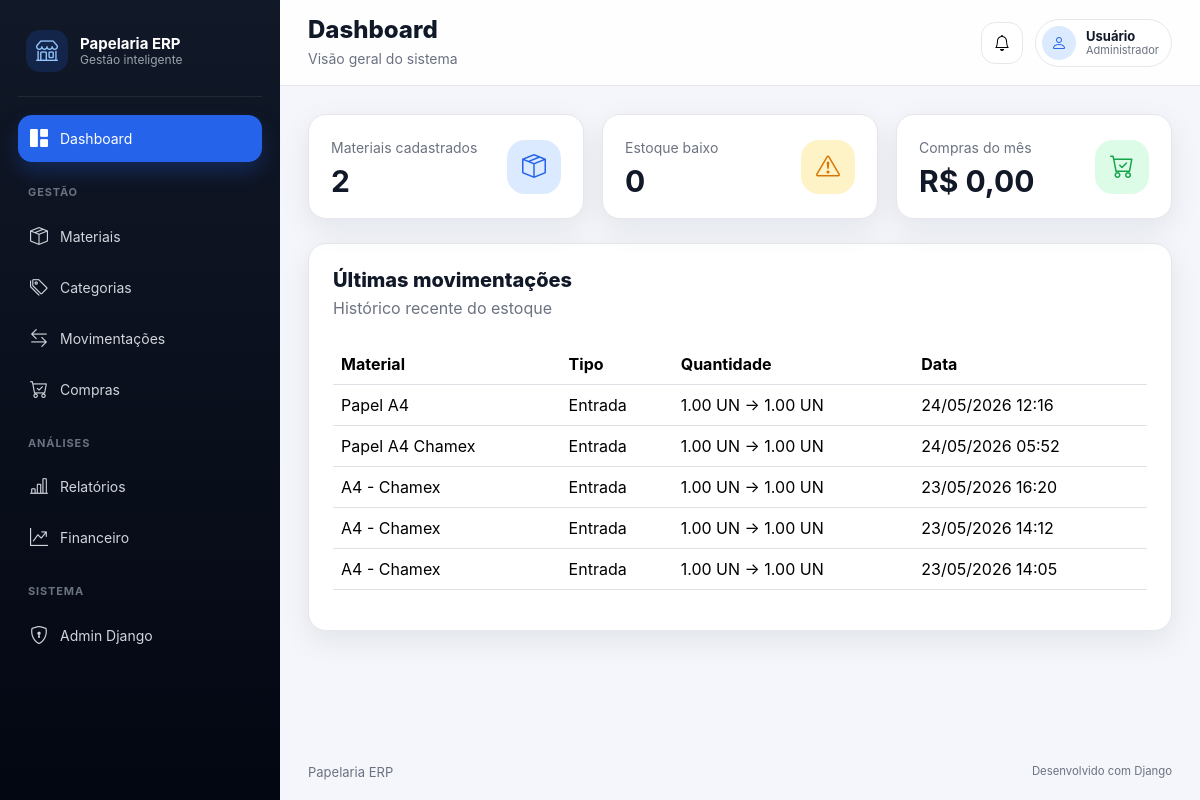
The page / on the database its author committed.
### apps/inventory/models/stock_movement.py (models this page shows, shortened)
class StockMovement(BaseModel):
    material = models.ForeignKey(
        Material,
        on_delete=models.PROTECT,
        related_name="movements",
        verbose_name="Material",
    )
    movement_type = models.CharField(
        max_length=20,
        choices=MovementType.choices,
        verbose_name="Tipo de movimentação",
    )
    purchase_quantity = models.DecimalField(
        max_digits=10,
        decimal_places=2,
        verbose_name="Quantidade comprada",
    )
    purchase_unit = models.ForeignKey(
        UnitOfMeasure,
        on_delete=models.PROTECT,
        related_name="purchase_movements",
        verbose_name="Unidade comprada",
    )
    converted_quantity = models.DecimalField(
        max_digits=10,
        decimal_places=2,
        verbose_name="Quantidade convertida",
    )
    stock_unit = models.ForeignKey(
        UnitOfMeasure,
        on_delete=models.PROTECT,
        related_name="stock_movements",
        verbose_name="Unidade de estoque",
    )
    previous_stock = models.DecimalField(
        max_digits=10,
        decimal_places=2,
        verbose_name="Estoque anterior",
    )
    new_stock = models.DecimalField(
        max_digits=10,
        decimal_places=2,
        verbose_name="Novo estoque",
    )
    notes = models.TextField(
        blank=True,
        null=True,
        verbose_name="Observações",
    )
    class Meta:
        verbose_name = "Movimentação de estoque"
        verbose_name_plural = "Movimentações de estoque"
        ordering = ["-created_at"]

### apps/inventory/models/material.py (models this page shows, shortened)
class Material(BaseModel):
    name = models.CharField(
        max_length=150,
        verbose_name="Nome",
    )
    category = models.ForeignKey(
        Category,
        on_delete=models.PROTECT,
        related_name="materials",
        verbose_name="Categoria",
    )
    supplier = models.ForeignKey(
        Supplier,
        on_delete=models.SET_NULL,
        related_name="materials",
        blank=True,
        null=True,
        verbose_name="Fornecedor",
    )
    description = models.TextField(
        blank=True,
        null=True,
        verbose_name="Descrição",
    )
    material_type = models.CharField(
        max_length=20,
        choices=MaterialType.choices,
        default=MaterialType.SIMPLE,
        verbose_name="Tipo de material",
    )
    purchase_unit = models.ForeignKey(
        UnitOfMeasure,
        on_delete=models.PROTECT,
        related_name="materials_as_purchase_unit",
        verbose_name="Unidade de compra",
    )
    stock_unit = models.ForeignKey(
        UnitOfMeasure,
        on_delete=models.PROTECT,
        related_name="materials_as_stock_unit",
        verbose_name="Unidade de estoque",
    )
    conversion_factor = models.DecimalField(
        max_digits=10,
        decimal_places=2,
        default=1,
        verbose_name="Fator de conversão",
        help_text="Quantidade da unidade de estoque gerada por 1 unidade de compra.",
    )
    current_stock = models.DecimalField(
        max_digits=10,
        decimal_places=2,
        default=0,
        verbose_name="Estoque atual",
        help_text="Estoque armazenado sempre na unidade de estoque.",
    )
    minimum_stock = models.DecimalField(
        max_digits=10,
        decimal_places=2,
        default=0,
        verbose_name="Estoque mínimo",
        help_text="Estoque mínimo na unidade de estoque.",
    )
    cost_price = models.DecimalField(
        max_digits=10,
        decimal_places=2,
        default=0,
        verbose_name="Preço de custo",
        help_text="Preço de custo por unidade de compra.",
    )
    class Meta:
        verbose_name = "Material"
        verbose_name_plural = "Materiais"
        ordering = ["name"]
    @property
    def is_low_stock(self):
        return self.current_stock <= self.minimum_stock

### apps/inventory/models/unit_of_measure.py (models this page shows)
class UnitOfMeasure(BaseModel):
    name = models.CharField(
        max_length=100,
        unique=True,
        verbose_name="Nome",
    )
    abbreviation = models.CharField(
        max_length=20,
        unique=True,
        verbose_name="Abreviação",
    )
    unit_type = models.CharField(
        max_length=20,
        choices=UnitType.choices,
        default=UnitType.UNIT,
        verbose_name="Tipo",
    )
    description = models.TextField(
        blank=True,
        null=True,
        verbose_name="Descrição",
    )
    class Meta:
        verbose_name = "Unidade de medida"
        verbose_name_plural = "Unidades de medida"
        ordering = ["name"]
    def __str__(self):
        return self.abbreviation

### apps/core/views/home_view.py (the view)
# urls.py: path("", home_view, name="home"),
def home_view(request):
    context = get_dashboard_metrics()
    return render(
        request,
        "core/home.html",
        context,
    )

### apps/core/models/base.py (called while the page is built)
    def get_queryset(self):
        return super().get_queryset().filter(is_active=True)

### apps/inventory/selectors/dashboard_selector.py (called while the page is built)
def get_dashboard_metrics():
    total_materials = Material.active_objects.count()
    low_stock_count = len([
        material
        for material in Material.active_objects.all()
        if material.is_low_stock
    ])
    recent_movements = (
        StockMovement.objects
        .select_related("material")
        .order_by("-created_at")[:5]
    )
    return {
        "total_materials": total_materials,
        "low_stock_count": low_stock_count,
        "recent_movements": recent_movements,
    }

### apps/core/templates/core/home.html (shortened to what this page needs)
{% extends "core/base.html" %}
{% block content %}
<div class="dashboard-grid">
    <div class="metric-card">
        <div>
            <span class="metric-label">Materiais cadastrados</span>
            <strong class="metric-value">{{ total_materials }}</strong>
        </div>
        <div class="metric-icon">
            <i class="bi bi-box-seam"></i>
        </div>
    </div>
    <div class="metric-card">
        <div>
            <span class="metric-label">Estoque baixo</span>
            <strong class="metric-value">{{ low_stock_count }}</strong>
        </div>
        <div class="metric-icon warning">
            <i class="bi bi-exclamation-triangle"></i>
        </div>
    </div>
    <div class="metric-card">
        <div>
            <span class="metric-label">Compras do mês</span>
            <strong class="metric-value">R$ 0,00</strong>
        </div>
        <div class="metric-icon success">
            <i class="bi bi-cart-check"></i>
        </div>
    </div>
</div>
<div class="content-card mt-4">
    <div class="content-card-header">
        <div>
            <h2>Últimas movimentações</h2>
            <p>Histórico recente do estoque</p>
        </div>
    </div>
    <div class="table-responsive mt-4">
        <table class="table align-middle">
            <thead>
                <tr>
                    <th>Material</th>
                    <th>Tipo</th>
                    <th>Quantidade</th>
                    <th>Data</th>
                </tr>
            </thead>
            <tbody>
                {% for movement in recent_movements %}
                    <tr>
                        <td>{{ movement.material.name }}</td>
                        <td>
                            {{ movement.get_movement_type_display }}
                        </td>
                        <td>
                            {{ movement.purchase_quantity }}
                            {{ movement.purchase_unit }}
                            →
                            {{ movement.converted_quantity }}
                            {{ movement.stock_unit }}
                        </td>
                        <td>
                            {{ movement.created_at|date:"d/m/Y H:i" }}
                        </td>
                    </tr>
                {% empty %}
                    <tr>
                        <td colspan="4">
                            Nenhuma movimentação encontrada.
                        </td>
                    </tr>
                {% endfor %}
            </tbody>
        </table>
    </div>
</div>
{% endblock %}

### apps/core/templates/core/base.html (shortened to what this page needs)
{% load static %}
<!DOCTYPE html>
<html lang="pt-br">
<head>
    <link href="https://cdn.jsdelivr.net/npm/bootstrap@5.3.3/dist/css/bootstrap.min.css" rel="stylesheet">
    <link href="https://cdn.jsdelivr.net/npm/bootstrap-icons@1.11.3/font/bootstrap-icons.css" rel="stylesheet">
    <link rel="stylesheet" href="{% static 'css/app.css' %}">
</head>
<body>
<div class="app-wrapper">
    {% include "core/partials/_sidebar.html" %}
    <main class="app-main">
        {% include "core/partials/_navbar.html" %}
        <section class="app-content">
            {% block content %}{% endblock %}
        </section>
        {% include "core/partials/_footer.html" %}
    </main>
</div>
</body>
</html>

### apps/core/templates/core/partials/_sidebar.html
<aside class="app-sidebar" id="appSidebar">
    <div class="sidebar-brand">
        <div class="brand-icon">
            <i class="bi bi-shop"></i>
        </div>
        <div class="brand-text">
            <strong>Papelaria ERP</strong>
            <span>Gestão inteligente</span>
        </div>
    </div>
    <nav class="sidebar-nav">
        <a href="{% url 'core:home' %}" class="sidebar-link {% if request.resolver_match.app_name == 'core' %}active{% endif %}">
            <i class="bi bi-grid-1x2-fill"></i>
            <span>Dashboard</span>
        </a>
        <div class="sidebar-section">Gestão</div>
        <a
            href="{% url 'inventory:material_list' %}"
            class="sidebar-link {% if 'material' in request.resolver_match.url_name %}active{% endif %}"
        >
            <i class="bi bi-box-seam"></i>
            <span>Materiais</span>
        </a>
        <a
            href="{% url 'inventory:category_list' %}"
            class="sidebar-link {% if 'category' in request.resolver_match.url_name %}active{% endif %}"
        >
            <i class="bi bi-tags"></i>
            <span>Categorias</span>
        </a>
        <a
            href="{% url 'inventory:stock_movement_list' %}"
            class="sidebar-link {% if 'stock' in request.resolver_match.url_name %}active{% endif %}"
        >
            <i class="bi bi-arrow-left-right"></i>
            <span>Movimentações</span>
        </a>
        <a href="#" class="sidebar-link">
            <i class="bi bi-cart-check"></i>
            <span>Compras</span>
        </a>
        <div class="sidebar-section">Análises</div>
        <a href="#" class="sidebar-link">
            <i class="bi bi-bar-chart-line"></i>
            <span>Relatórios</span>
        </a>
        <a href="#" class="sidebar-link">
            <i class="bi bi-graph-up-arrow"></i>
            <span>Financeiro</span>
        </a>
        <div class="sidebar-section">Sistema</div>
        <a href="/admin/" class="sidebar-link">
            <i class="bi bi-shield-lock"></i>
            <span>Admin Django</span>
        </a>
    </nav>
</aside>

### apps/core/templates/core/partials/_navbar.html (shortened to what this page needs)
<header class="app-navbar">
    <div class="navbar-title">
        <h1>{% block page_title %}Dashboard{% endblock %}</h1>
        <p>{% block page_subtitle %}Visão geral do sistema{% endblock %}</p>
    </div>
    <div class="navbar-actions">
        <button class="icon-button" type="button">
            <i class="bi bi-bell"></i>
        </button>
        <div class="user-chip">
            <div class="user-avatar">
                <i class="bi bi-person"></i>
            </div>
            <div class="user-info">
                <strong>{{ request.user.get_full_name|default:request.user.username|default:"Usuário" }}</strong>
                <span>Administrador</span>
            </div>
        </div>
    </div>
</header>

### apps/core/templates/core/partials/_footer.html
<footer class="app-footer">
    <span>Papelaria ERP</span>
    <small>Desenvolvido com Django</small>
</footer>

### static/css/app.css (style rules this page uses)
:root { --color-bg: #f4f6fb; --color-sidebar: #111827; --color-sidebar-light: #1f2937; --color-primary: #2563eb; --color-primary-soft: #dbeafe; --color-text: #111827; --color-muted: #6b7280; --color-border: #e5e7eb; --color-card: #ffffff; --radius-lg: 18px; --shadow-card: 0 10px 30px rgba(15, 23, 42, 0.08); }
* { box-sizing: border-box; }
body { margin: 0; background: var(--color-bg); color: var(--color-text); font-family: Inter, system-ui, -apple-system, BlinkMacSystemFont, "Segoe UI", sans-serif; }
.app-wrapper { display: flex; min-height: 100vh; }
.app-sidebar { width: 280px; background: linear-gradient(180deg, var(--color-sidebar), #030712); color: #fff; padding: 22px 18px; position: fixed; inset: 0 auto 0 0; z-index: 1000; transition: transform 0.25s ease; }
.sidebar-brand { display: flex; align-items: center; gap: 12px; padding: 8px 8px 24px; border-bottom: 1px solid rgba(255, 255, 255, 0.08); margin-bottom: 18px; }
.brand-icon { width: 42px; height: 42px; border-radius: 14px; background: rgba(37, 99, 235, 0.18); color: #93c5fd; display: flex; align-items: center; justify-content: center; font-size: 22px; }
.brand-text { display: flex; flex-direction: column; line-height: 1.2; }
.brand-text strong { font-size: 15px; }
.brand-text span { font-size: 12px; color: #9ca3af; }
.sidebar-nav { display: flex; flex-direction: column; gap: 4px; }
.sidebar-section { color: #6b7280; font-size: 11px; text-transform: uppercase; letter-spacing: 0.08em; font-weight: 700; margin: 18px 10px 8px; }
.sidebar-link { display: flex; align-items: center; gap: 12px; min-height: 44px; padding: 10px 12px; color: #d1d5db; text-decoration: none; border-radius: 14px; font-size: 14px; transition: all 0.2s ease; }
.sidebar-link i { font-size: 18px; }
.sidebar-link.active { background: var(--color-primary); color: #fff; box-shadow: 0 10px 20px rgba(37, 99, 235, 0.25); }
.app-main { flex: 1; margin-left: 280px; min-width: 0; display: flex; flex-direction: column; }
.app-navbar { height: 86px; background: rgba(255, 255, 255, 0.86); backdrop-filter: blur(16px); border-bottom: 1px solid var(--color-border); padding: 0 28px; display: flex; align-items: center; gap: 18px; position: sticky; top: 0; z-index: 900; }
.navbar-title { flex: 1; }
.navbar-title h1 { font-size: 24px; margin: 0; font-weight: 800; }
.navbar-title p { margin: 3px 0 0; color: var(--color-muted); font-size: 14px; }
.navbar-actions { display: flex; align-items: center; gap: 12px; }
.icon-button { width: 42px; height: 42px; border: 1px solid var(--color-border); background: #fff; border-radius: 14px; display: flex; align-items: center; justify-content: center; }
.user-chip { display: flex; align-items: center; gap: 10px; background: #fff; border: 1px solid var(--color-border); border-radius: 999px; padding: 6px 12px 6px 6px; }
.user-avatar { width: 34px; height: 34px; background: var(--color-primary-soft); color: var(--color-primary); border-radius: 999px; display: flex; align-items: center; justify-content: center; }
.user-info { display: flex; flex-direction: column; line-height: 1.1; }
.user-info strong { font-size: 13px; }
.user-info span { font-size: 11px; color: var(--color-muted); }
.app-content { flex: 1; padding: 28px; }
.dashboard-grid { display: grid; grid-template-columns: repeat(3, minmax(0, 1fr)); gap: 18px; }
.metric-card { background: var(--color-card); border: 1px solid var(--color-border); border-radius: var(--radius-lg); padding: 22px; box-shadow: var(--shadow-card); display: flex; align-items: center; justify-content: space-between; }
.metric-label { display: block; color: var(--color-muted); font-size: 14px; margin-bottom: 8px; }
.metric-value { display: block; font-size: 30px; line-height: 1; }
.metric-icon { width: 54px; height: 54px; border-radius: 18px; background: var(--color-primary-soft); color: var(--color-primary); display: flex; align-items: center; justify-content: center; font-size: 24px; }
.metric-icon.warning { background: #fef3c7; color: #d97706; }
.metric-icon.success { background: #dcfce7; color: #16a34a; }
.content-card { background: #fff; border: 1px solid var(--color-border); border-radius: var(--radius-lg); box-shadow: var(--shadow-card); padding: 24px; }
.content-card-header h2 { font-size: 20px; margin: 0; font-weight: 800; }
.content-card-header p { margin: 4px 0 0; color: var(--color-muted); }
.app-footer { padding: 18px 28px; color: var(--color-muted); font-size: 13px; display: flex; justify-content: space-between; }

### rows shown on the page
StockMovement: material.name "Papel A4", movement_type "Entrada", purchase_quantity "1.00", purchase_unit "UN", converted_quantity "1.00", stock_unit "UN", created_at "24/05/2026 12:16"
StockMovement: material.name "Papel A4 Chamex", movement_type "Entrada", purchase_quantity "1.00", purchase_unit "UN", converted_quantity "1.00", stock_unit "UN", created_at "24/05/2026 05:52"
StockMovement: material.name "A4 - Chamex", movement_type "Entrada", purchase_quantity "1.00", purchase_unit "UN", converted_quantity "1.00", stock_unit "UN", created_at "23/05/2026 16:20"
StockMovement: material.name "A4 - Chamex", movement_type "Entrada", purchase_quantity "1.00", purchase_unit "UN", converted_quantity "1.00", stock_unit "UN", created_at "23/05/2026 14:12"
StockMovement: material.name "A4 - Chamex", movement_type "Entrada", purchase_quantity "1.00", purchase_unit "UN", converted_quantity "1.00", stock_unit "UN", created_at "23/05/2026 14:05"

### other values the page prints
{{ total_materials }} "2"
{{ low_stock_count }} "0"
